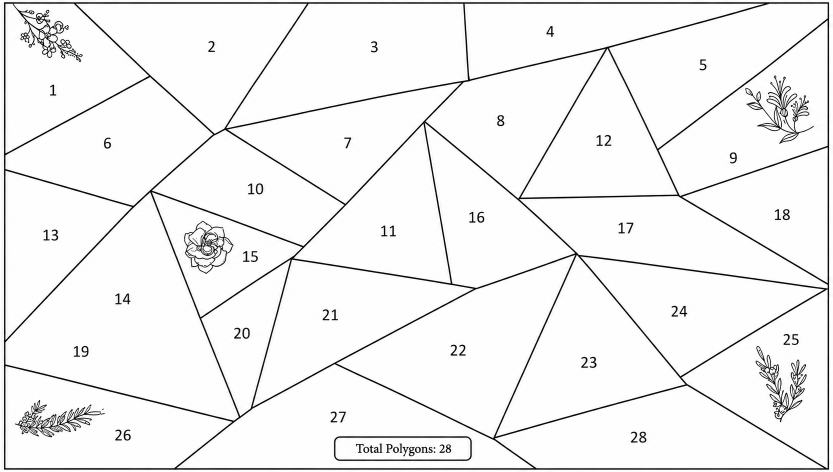
#> input picture 8acd3070-eeb3-4015-a281-21f7b330c403.png, 1666 x 944 px, found by its file name (shown at 1/2 size)
$ python extract_bw.py
#> lines starting #> are read from the running program, lines starting #| are printed output that depends on the picture; after the words box and inside, x2 and y2 are one past the last pixel; in counts of white or black regions, pixels touching at a corner belong together
import cv2
import numpy as np

img_path = r"C:\Users\hp\Downloads\OPTIWEALTH\8acd3070-eeb3-4015-a281-21f7b330c403.png"
img = cv2.imread(img_path, cv2.IMREAD_GRAYSCALE)
#> img: shape (944, 1666); min 0, max 255, mean 241.9
_, thresh = cv2.threshold(img, 128, 255, cv2.THRESH_BINARY_INV)
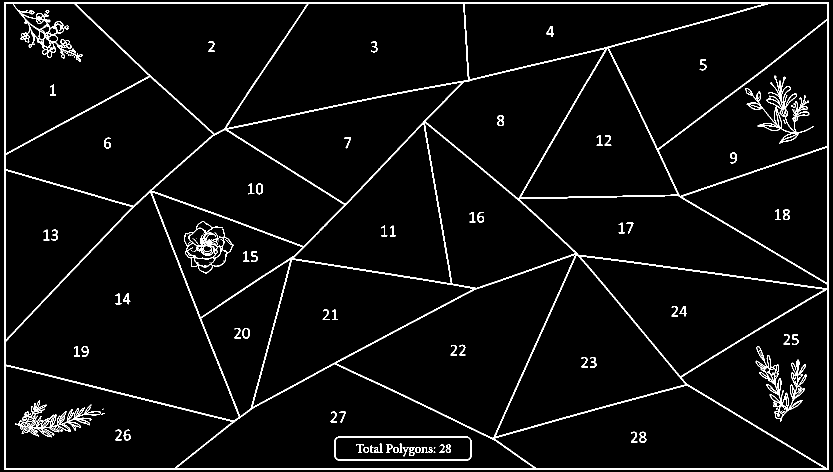
#> thresh: shape (944, 1666) (shown at 1/2 size); 4.4% white in thin lines or dots
contours, _ = cv2.findContours(thresh, cv2.RETR_CCOMP, cv2.CHAIN_APPROX_SIMPLE)
#> contours = 409 contours, 156 with area under 20; largest, box (x1, y1, x2, y2) and area: (8, 4, 1658, 939) 1538535, (10, 384, 479, 842) 105342, (353, 727, 1068, 938) 81353, (452, 6, 937, 257) 75894, (672, 509, 1151, 877) 75251

H, W = img.shape
#> H = 944; W = 1666
polygons = []
for i, contour in enumerate(contours):
    area = cv2.contourArea(contour)
    if area > 5000: # Filter small decorations and text box
        epsilon = 0.01 * cv2.arcLength(contour, True)
        approx = cv2.approxPolyDP(contour, epsilon, True)
        M = cv2.moments(contour)
        if M["m00"] != 0:
            cX = int(M["m10"] / M["m00"])
            cY = int(M["m01"] / M["m00"])
        else:
            cX, cY = 0, 0
        polygons.append({
            'area': area,
            'cx': cX,
            'cy': cY,
            'pts': approx
        })
#> this loop made 409 passes
#> (area, epsilon, approx, cX, cY) on passes 329 to 336: (1538535, 51.66, [[8, 5], [8, 938], [1657, 938], [1657, 5]], 832, 471), (64700, 14.56, [[1648, 936], [1073, 937], [989, 877], [1374, 770]], 1309, 876), (62547, 11.98, [[10, 732], [464, 844], [347, 937], [11, 936]], 190, 853), (81353, 16.06, [[353, 935], [669, 727], [1067, 936]], 697, 864), (54031.5, 10.94, [[1653, 578], [1654, 937], [1362, 755]], 1555, 756), (25105.5, 8.14, [[580, 519], [503, 812], [480, 832], [401, 637]], 491, 667), (56257.5, 12.57, [[504, 813], [584, 518], [947, 577]], 678, 636), (52281.5, 11.98, [[1160, 513], [1648, 579], [1360, 752]], 1389, 613)
#> (area, epsilon, cX, cY) on passes 27, 28, 211, 348, 405, 409: (13053.5, 6.29, 805, 896), (12111, 6.18, 805, 896), (5864, 5.47, 412, 496), (56689, 10.63, 230, 290), (59337, 11.94, 1415, 123), (49157.5, 21.82, 116, 142)
#> after the loop, polygons = 31 items

# Sort roughly top-to-bottom, left-to-right
polygons.sort(key=lambda p: (p['cy'] // 100, p['cx']))

# Draw them on a new image to verify
debug_img = cv2.cvtColor(img, cv2.COLOR_GRAY2BGR)
for i, p in enumerate(polygons):
    cv2.drawContours(debug_img, [p['pts']], -1, (0, 255, 0), 2)
    cv2.putText(debug_img, str(i), (p['cx']-10, p['cy']), cv2.FONT_HERSHEY_SIMPLEX, 1, (0, 0, 255), 2)

    pts_pct = []
    for pt in p['pts']:
        x, y = pt[0]
        pts_pct.append(f"{x/W*100:.2f}% {y/H*100:.2f}%")
    print(f"Poly {i}: cx={p['cx']/W*100:.1f}%, cy={p['cy']/H*100:.1f}%")
    print(f"  clip-path: {', '.join(pts_pct)}")
#> this loop made 31 passes
#> (printed output is left out)
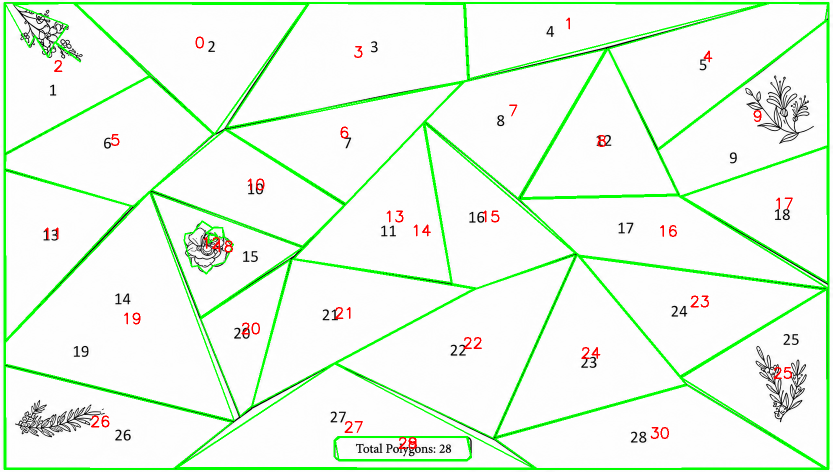
#> debug_img: shape (944, 1666, 3) (shown at 1/2 size); mean B, G, R 231.6, 248.2, 232.8

cv2.imwrite("public/debug_bw_polys.png", debug_img)
print("Saved debug_bw_polys.png")
